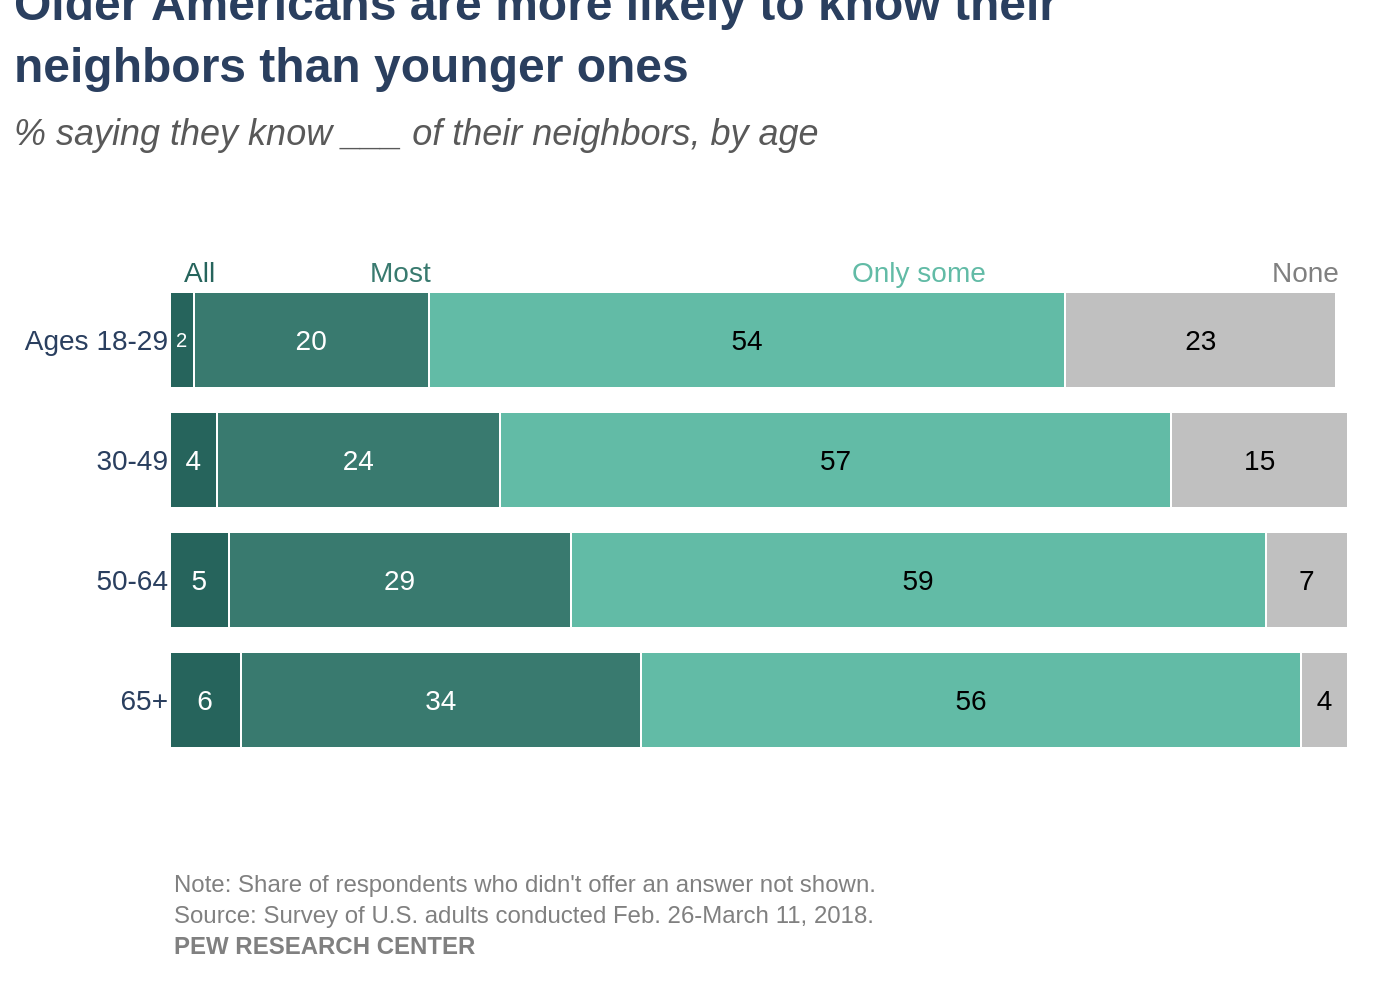

Generate this figure with Python:
import sys
import json
import plotly.graph_objects as go

if len(sys.argv) != 2:
    print("Usage: python script.py <path_to_json_file>", file=sys.stderr)
    sys.exit(1)

json_path = sys.argv[1]

with open(json_path, 'r', encoding='utf-8') as f:
    config = json.load(f)

chart_data = config['chart_data']
texts = config['texts']
colors = config['colors']
categories = chart_data['categories']
series_data = chart_data['series']

fig = go.Figure()

for i, s in enumerate(series_data):
    fig.add_trace(go.Bar(
        y=categories,
        x=s['values'],
        name=s['name'],
        orientation='h',
        marker=dict(
            color=colors[i],
            line=dict(color='white', width=1)
        ),
        text=[f'{v}' for v in s['values']],
        textposition='inside',
        insidetextanchor='middle',
        textfont=dict(
            family='Arial',
            color=s['text_color'],
            size=14
        ),
        hoverinfo='none'
    ))

title_text = f"<b>{texts['title']}</b><br><span style='color:#595959; font-size:18px'><i>{texts['subtitle']}</i></span>"
source_text = f"{texts['source']}<br><b>{texts['footer']}</b>"

annotations = []
for s in series_data:
    annotations.append(dict(
        xref='x', yref='paper',
        x=s['legend_x'], y=1.06,
        text=s['name'],
        font=dict(family='Arial', size=14, color=s['legend_color']),
        showarrow=False,
        xanchor='center'
    ))

annotations.append(dict(
    xref='paper', yref='paper',
    x=0, y=-0.22,
    text=source_text,
    align='left',
    showarrow=False,
    xanchor='left',
    yanchor='top',
    font=dict(family='Arial', size=12, color='#808080')
))

fig.update_layout(
    barmode='stack',
    title=dict(
        text=title_text,
        y=0.98,
        x=0.01,
        xanchor='left',
        yanchor='top',
        font=dict(size=24, family='Arial')
    ),
    xaxis=dict(
        showgrid=False,
        showline=False,
        showticklabels=False,
        zeroline=False,
        range=[0, 101]
    ),
    yaxis=dict(
        showgrid=False,
        showline=False,
        showticklabels=True,
        zeroline=False,
        autorange='reversed',
        tickfont=dict(size=14, family='Arial')
    ),
    plot_bgcolor='white',
    paper_bgcolor='white',
    showlegend=False,
    font=dict(family="Arial"),
    margin=dict(l=80, r=20, t=140, b=120),
    annotations=annotations
)

base_filename = json_path[:-5] if json_path.endswith('.json') else json_path
output_filename = f"{base_filename}.png"
fig.write_image(output_filename, scale=2)

print(f"Chart saved to {output_filename}")
